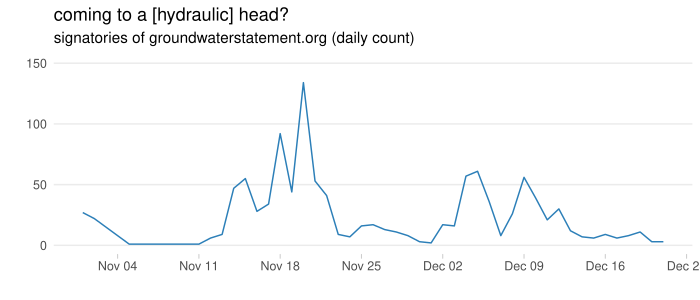

Recreate this plot in R.
library(tidyverse)
library(tsibble)

d <- read_csv("~/Downloads/contact02 (1).csv") 

# numebr of duplicates
nrow(d) - nrow(distinct(d, Email))

# locate the duplciates 
count(d, Email) %>% 
  arrange(-n) %>% 
  filter(n > 1)

# number of signatories
nrow(distinct(d, Email))

# number of countries
nrow(count(d, Country))

# Signatories over time
p <- d %>% 
  as_tsibble(index = `Submission Time`,
             key = ID) %>% 
  index_by(date = ~ as_date(.)) %>% 
  summarise(count = n()) %>% 
  ggplot(aes(date, count)) +
  geom_line(color = "#2c7fb8") +
  labs(title = "coming to a [hydraulic] head?",
       subtitle = "signatories of groundwaterstatement.org (daily count)",
       y = "",
       x = "") +
  scale_x_date(date_breaks = "1 week",
               date_labels = "%b %d",
               date_minor_breaks = "1 day") +
  scale_y_continuous(limits = c(0,150)) +
  theme_minimal() +
  theme(panel.grid.minor = element_blank(),
        panel.grid.major.x = element_blank(),
        axis.ticks.x = element_line(color = "grey80")) 

ggsave(filename = "signatories.pdf", p, height = 3, width = 7)
